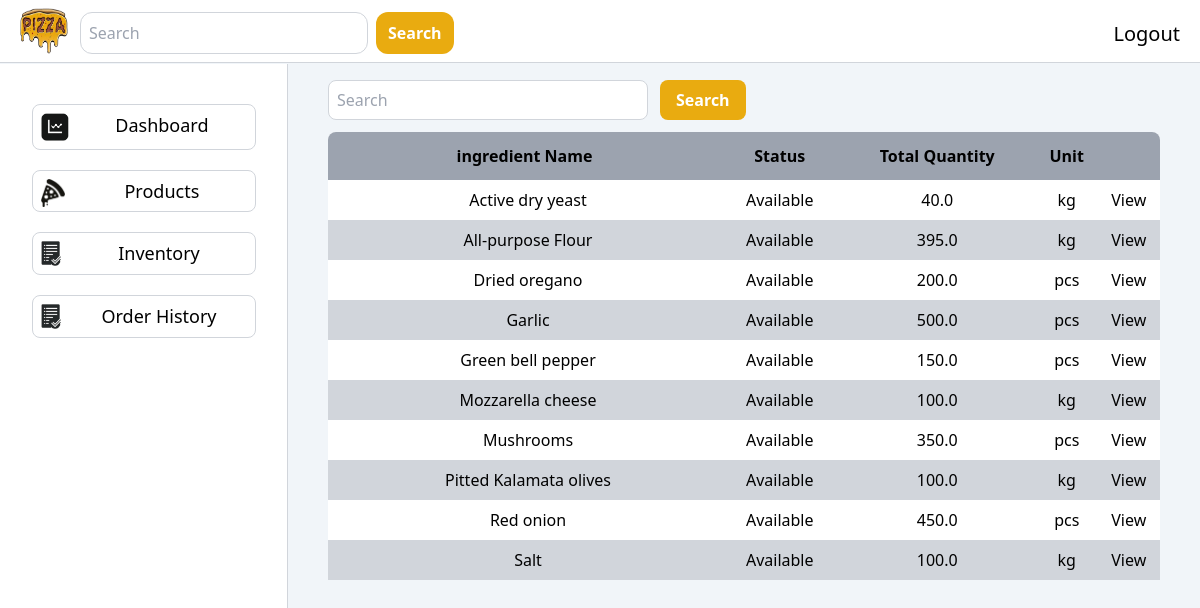
Screenshot of /inventory/ with the database file from the repository.
### main/models.py (models this page shows, shortened)
class Ingredients(models.Model):
    ingredient_id = models.AutoField(primary_key=True)
    ingredient_name = models.CharField(max_length=250)
    ingredient_quantity = models.FloatField()
    ingredient_unit = models.CharField(max_length=100)
    ingredient_arrive_date = models.CharField(max_length=250)
    ingredient_expiration_date = models.CharField(max_length=250)

### main/views.py (the view)
# urls.py: path('inventory/', views.inventory, name="inventory"),
def inventory(request):
    name_list = Ingredients.objects.values_list('ingredient_name', flat=True).order_by('ingredient_name').distinct()
    ingredients_list = []
    pagination_num = 1
    for num, name in enumerate(name_list):
        ingredients = Ingredients.objects.filter(ingredient_name=name).annotate(total_quantity=Sum('ingredient_quantity'))
        ingredients_list.append({
                'ingredient_name' : ingredients[0].ingredient_name,
                'ingredient_total_quantity' : ingredients[0].total_quantity,
                'ingredient_unit' : ingredients[0].ingredient_unit,
                'pagination_num' : pagination_num
            })
        if ((num + 1) % 10 ) == 0:
            pagination_num += 1
        print(pagination_num, num)
    return render(request, 'main/views/inventory.html', { 'ingredients' : ingredients_list})

### main/templatetags/html_function.py (called while the page is built)
@register.filter
def modulo(num):
    return num % 2

### main/templates/main/views/inventory.html (shortened to what this page needs)
{% extends 'main/parts/base.html' %}
{% load static %}
{% load html_function %}
{% block link %}
    <link rel="stylesheet" href="{% static 'css/style.css' %}">
{% endblock %}
{% block body %}
    <div class="bg-slate-100">
{% endblock %}
{% block content %}
    <div class="mt-20 container max-w-full px-10">
        <div class="container max-w-full">
            <form action="" class="flex">
                <input type="text" class="h-10 pl-2 w-80 rounded-lg border mb-3 border-gray-300" placeholder="Search">
                <button class="h-10 px-4 font-bold text-white bg-button rounded-lg ml-3">Search</button>
            </form>
        </div>
        <table class="container max-w-full bg-white rounded-lg mb-10">
            <tr class="bg-gray-400 rounded-lg">
                <th class="rounded-tl-lg py-3">ingredient Name</th>
                <th>Status</th>
                <th>Total Quantity</th>
                <th>Unit</th>
                <th class="rounded-tr-lg"></th>
            </tr>
            {% for ingredient in ingredients %}
                {% if forloop.counter|modulo == 0 and ingredient.pagination_num == 1 %}
                    <tr id="pg-{{ingredient.pagination_num}}" class="text-center bg-gray-300">
                        <td class="py-2 pl-2 truncate container w-96"><h1 class="truncate w-96">{{ ingredient.ingredient_name }}</h1></td>
                        <td>Available</td>
                        <td>{{ ingredient.ingredient_total_quantity }}</td>
                        <td>{{ ingredient.ingredient_unit }}</td>
                        <td><button onclick="view_button(this)" id="{{ ingredient.ingredient_name }}">View</button></td>
                    </tr>
                {% elif forloop.counter|modulo == 1 and ingredient.pagination_num == 1 %}
                    <tr id="pg-{{ingredient.pagination_num}}" class="text-center">
                        <td class="py-2 pl-2 truncate container w-96"><h1 class="truncate w-96">{{ ingredient.ingredient_name }}</h1></td>
                        <td>Available</td>
                        <td>{{ ingredient.ingredient_total_quantity }}</td>
                        <td>{{ ingredient.ingredient_unit }}</td>
                        <td><button onclick="view_button(this)" id="{{ ingredient.ingredient_name }}">View</button></td>
                    </tr>
                {% endif %}
            {% endfor %}
        </table>
    </div>
{% endblock %}

### main/static/css/style.css (style rules this page uses)
html, :host { line-height: 1.5; -webkit-text-size-adjust: 100%; -moz-tab-size: 4; -o-tab-size: 4; tab-size: 4; font-family: ui-sans-serif, system-ui, sans-serif, "Apple Color Emoji", "Segoe UI Emoji", "Segoe UI Symbol", "Noto Color Emoji"; font-feature-settings: normal; font-variation-settings: normal; -webkit-tap-highlight-color: transparent; }
h1, h2, h3, h4, h5, h6 { font-size: inherit; font-weight: inherit; }
table { text-indent: 0; border-color: inherit; border-collapse: collapse; }
button, input, optgroup, select, textarea { font-family: inherit; font-feature-settings: inherit; font-variation-settings: inherit; font-size: 100%; font-weight: inherit; line-height: inherit; color: inherit; margin: 0; padding: 0; }
button, select { text-transform: none; }
button, [type='button'], [type='reset'], [type='submit'] { -webkit-appearance: button; background-color: transparent; background-image: none; }
blockquote, dl, dd, h1, h2, h3, h4, h5, h6, hr, figure, p, pre { margin: 0; }
input::placeholder, textarea::placeholder { opacity: 1; color: #9ca3af; }
button, [role="button"] { cursor: pointer; }
.container { width: 100%; }
@media (min-width: 640px) { .container { max-width: 640px; } }
@media (min-width: 768px) { .container { max-width: 768px; } }
@media (min-width: 1024px) { .container { max-width: 1024px; } }
.mb-10 { margin-bottom: 2.5rem; }
.mb-3 { margin-bottom: 0.75rem; }
.ml-3 { margin-left: 0.75rem; }
.mt-20 { margin-top: 5rem; }
.flex { display: flex; }
.h-10 { height: 2.5rem; }
.w-80 { width: 20rem; }
.w-96 { width: 24rem; }
.max-w-full { max-width: 100%; }
.truncate { overflow: hidden; text-overflow: ellipsis; white-space: nowrap; }
.rounded-lg { border-radius: 0.5rem; }
.rounded-tl-lg { border-top-left-radius: 0.5rem; }
.rounded-tr-lg { border-top-right-radius: 0.5rem; }
.border { border-width: 1px; }
.border-gray-300 { --tw-border-opacity: 1; border-color: rgb(209 213 219 / var(--tw-border-opacity)); }
.bg-button { --tw-bg-opacity: 1; background-color: rgb(233 171 16 / var(--tw-bg-opacity)); }
.bg-gray-300 { --tw-bg-opacity: 1; background-color: rgb(209 213 219 / var(--tw-bg-opacity)); }
.bg-gray-400 { --tw-bg-opacity: 1; background-color: rgb(156 163 175 / var(--tw-bg-opacity)); }
.bg-slate-100 { --tw-bg-opacity: 1; background-color: rgb(241 245 249 / var(--tw-bg-opacity)); }
.bg-white { --tw-bg-opacity: 1; background-color: rgb(255 255 255 / var(--tw-bg-opacity)); }
.px-10 { padding-left: 2.5rem; padding-right: 2.5rem; }
.px-4 { padding-left: 1rem; padding-right: 1rem; }
.py-2 { padding-top: 0.5rem; padding-bottom: 0.5rem; }
.py-3 { padding-top: 0.75rem; padding-bottom: 0.75rem; }
.pl-2 { padding-left: 0.5rem; }
.text-center { text-align: center; }
.font-bold { font-weight: 700; }
.text-white { --tw-text-opacity: 1; color: rgb(255 255 255 / var(--tw-text-opacity)); }

### rows the page displays
Ingredients: ingredient_name "Active dry yeast", ingredient_unit "kg"
Ingredients: ingredient_name "All-purpose Flour", ingredient_unit "kg"
Ingredients: ingredient_name "Dried oregano", ingredient_unit "pcs"
Ingredients: ingredient_name "Garlic", ingredient_unit "pcs"
Ingredients: ingredient_name "Green bell pepper", ingredient_unit "pcs"
Ingredients: ingredient_name "Mozzarella cheese", ingredient_unit "kg"
Ingredients: ingredient_name "Mushrooms", ingredient_unit "pcs"
Ingredients: ingredient_name "Pitted Kalamata olives", ingredient_unit "kg"
Ingredients: ingredient_name "Red onion", ingredient_unit "pcs"
Ingredients: ingredient_name "Salt", ingredient_unit "kg"

### other values shown
{{ ingredient.ingredient_total_quantity }} "40.0" "200.0" "150.0" "350.0" "450.0"
{{ ingredient.ingredient_total_quantity }} "395.0" "500.0" "100.0" "100.0" "100.0"
